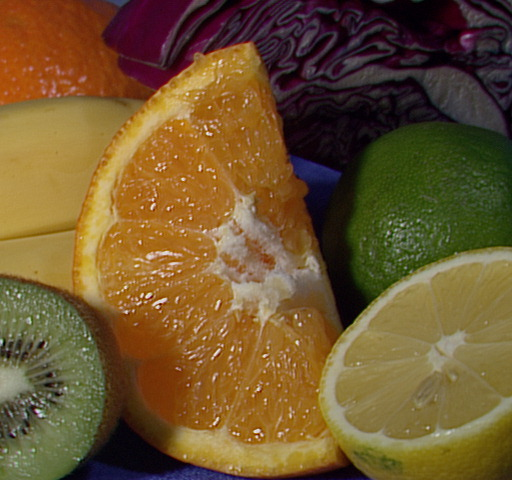
#> input picture assets/photos/fruits.jpg, 512 x 480 px, found by its file name
$ jupyter execute --allow-errors 10_retrieval.ipynb
#> lines starting #> are read from the running program, lines starting #| are printed output that depends on the picture
### course_utils.py
"""课程公共工具；算法步骤保留在各 Notebook 中。"""
from pathlib import Path
import os
import random
import numpy as np
import matplotlib.pyplot as plt
from matplotlib import font_manager

ROOT = Path(__file__).resolve().parent


def configure_plot_fonts():
    available = {f.name for f in font_manager.fontManager.ttflist}
    for font in ['Microsoft YaHei', 'SimHei', 'Noto Sans CJK SC', 'Noto Sans CJK HK',
                 'Noto Sans CJK JP', 'Noto Sans CJK TC', 'WenQuanYi Zen Hei']:
        if font in available:
            plt.rcParams['font.family'] = 'sans-serif'
            plt.rcParams['font.sans-serif'] = [font]
            return
    for font_path in [
        Path('/usr/share/fonts/opentype/noto/NotoSansCJK-Regular.ttc'),
        Path('/usr/share/fonts/truetype/noto/NotoSansCJK-Regular.ttc'),
        Path('/usr/share/fonts/truetype/wqy/wqy-zenhei.ttc'),
    ]:
        if font_path.is_file():
            font_manager.fontManager.addfont(str(font_path))
            font = font_manager.FontProperties(fname=str(font_path)).get_name()
            plt.rcParams['font.family'] = 'sans-serif'
            plt.rcParams['font.sans-serif'] = [font, 'DejaVu Sans']
            return
    plt.rcParams['font.family'] = 'sans-serif'
    plt.rcParams['font.sans-serif'] = ['DejaVu Sans']


configure_plot_fonts()


def setup(seed=42):
    random.seed(seed)
    np.random.seed(seed)
    import torch
    torch.manual_seed(seed)
    if torch.cuda.is_available():
        torch.cuda.manual_seed_all(seed)
    torch.set_num_threads(min(4, os.cpu_count() or 1))
    configure_plot_fonts()
    plt.rcParams['axes.unicode_minus'] = False
    plt.rcParams['figure.dpi'] = 105
    (ROOT / 'outputs').mkdir(exist_ok=True)
    return ROOT


# [41 lines left out: functions device, show_images, save_figure, not called in this run]

### notebooks/10_retrieval.ipynb
# 09 图像检索：图片怎样变成向量，再找到相似图片

学习目标：观察 RGB/HSV 数值，亲手提取向量、计算余弦相似度、返回 Top-K 并评价。
本课使用可复现的几何图像图库；另提供项目内真实照片的查询实验。不下载权重。
这是**颜色与空间外观特征基线**，不具备 CLIP 等模型的语义理解能力。

[cell 1]
from pathlib import Path
import sys, os
for folder in [Path.cwd(), *Path.cwd().parents]:
    if (folder / "course_utils.py").exists():
        sys.path.insert(0, str(folder))
        break
else:
    raise FileNotFoundError("请从完整项目的根目录或 notebooks 目录运行。")
from course_utils import setup, device, save_figure
#> (the rest of this cell did not finish here and is left out)

import numpy as np
import cv2
import matplotlib.pyplot as plt
from IPython import get_ipython
if get_ipython() is not None:
    get_ipython().run_line_magic("matplotlib", "inline")
import torch
from torch import nn
import torch.nn.functional as F
dev = device()
torch.set_num_threads(2)
print("计算设备:", dev)

## 原始水果输入：本课以橘子为检索例子

[cell 2]
from pathlib import Path
import cv2, matplotlib.pyplot as plt
ROOT = next(p for p in [Path.cwd(), *Path.cwd().parents] if (p / "course_utils.py").exists())
fruit_path = ROOT / "assets/photos/fruits.jpg"
fruit_bgr = cv2.imread(str(fruit_path)); assert fruit_bgr is not None, fruit_path
#> further down, fruit_bgr is the input picture: shape (480, 512, 3); mean B, G, R 46.2, 85.6, 110.8
fruit_rgb = cv2.cvtColor(fruit_bgr, cv2.COLOR_BGR2RGB)
#> `photo = cv2.resize(photo, (64, 64))`:
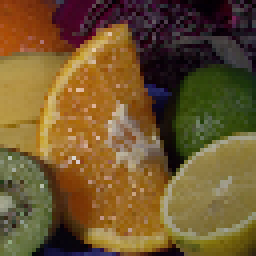
#> photo: shape (64, 64, 3) (shown 4 times larger); mean R, G, B 110.9, 85.8, 46.4
plt.figure(figsize=(8, 5)); plt.imshow(fruit_rgb); plt.title("原始水果图：后面单独裁出橘子区域并编码"); plt.axis("off"); plt.show()

## 1. 准备输入：图库与独立查询图片

圆、方形、三角形各用红绿蓝生成多张图，图库与查询使用不同随机种子，标签仅用于评估。

[cell 3]
def make_picture(shape, color, seed):
    rng = np.random.default_rng(seed)
    image = np.full((64, 64, 3), 235, np.uint8)
    center = (int(rng.integers(27, 37)), int(rng.integers(27, 37)))
    size = int(rng.integers(15, 22))
    if shape == 0:
        cv2.circle(image, center, size, color, -1)
    elif shape == 1:
        cv2.rectangle(image, (center[0]-size, center[1]-size), (center[0]+size, center[1]+size), color, -1)
    else:
        pts = np.array([[center[0], center[1]-size], [center[0]-size, center[1]+size], [center[0]+size, center[1]+size]])
        cv2.fillPoly(image, [pts], color)
    return image  # 此处颜色直接按 RGB 解释

colors = [(220, 40, 40), (40, 180, 40), (40, 70, 220)]
gallery, labels = [], []
#> (the rest of this cell did not finish here and is left out)

## 2. 编码：从像素到一个固定长度向量

先用饱和度分出彩色前景，再计算前景颜色直方图和紧致边界框内的二值轮廓图，拼接后做 L2 归一化。
颜色特征负责“颜色像不像”，轮廓特征保留“形状像不像”。前景提取依赖本课灰色背景的假设，不能直接用于任意真实场景。

数值怎么读：RGB 输入是 `[64,64,3]`，最后一维依次是红、绿、蓝；HSV 直方图有 `12×4=48` 项，轮廓缩略图有 `12×12=144` 项，拼成 192 维向量。36 张图库组成 `[36,192]` 矩阵，乘以 `[192]` 查询向量得到 36 个相似度。归一化后的特征值已不是原始像素值，不能按颜色强度解释。

[cell 4]
def encode(image):
    hsv = cv2.cvtColor(image, cv2.COLOR_RGB2HSV)
    mask = (hsv[..., 1] > 60).astype(np.uint8)
    if not mask.any():
        mask = np.ones(image.shape[:2], np.uint8)
    hist = cv2.calcHist([hsv], [0, 1], mask, [12, 4], [0, 180, 0, 256]).reshape(-1)
    hist = hist / (np.linalg.norm(hist)+1e-8)
    x, y, w, h = cv2.boundingRect(mask)
    spatial = cv2.resize(mask[y:y+h, x:x+w].astype(np.float32), (12, 12), interpolation=cv2.INTER_AREA).reshape(-1)
    spatial /= np.linalg.norm(spatial)+1e-8
    vector = np.concatenate([hist, spatial])
    return vector / (np.linalg.norm(vector)+1e-8)

#> (the rest of this cell did not finish here and is left out)

## 3. 检索：余弦相似度与排序

归一化后，$s(q,v)=q^Tv$。分数表示特征相似程度，不是“属于该类别的概率”。

#> (a cell that did not finish here is left out)

## 4. 评价：在九个独立查询上计算 Precision@K 与 Recall@K

相关图片定义为“形状和颜色都相同”；图库每组有 4 张。
Precision@K 衡量返回结果中相关结果的比例；Recall@K 衡量图库相关图片被找回的比例。

[cell 6]
precision, recall = [], []
#> (the rest of this cell did not finish here and is left out)

## 5. 真实照片实验：相似变换能否被检索回来

同一张照片的亮度、缩放和旋转版本与三种形状一起进入图库。观察外观特征对旋转的敏感性。
这不是严格的语义检索评测；要评价语义检索应使用独立标注的真实图库。

[cell 7]
photo_path = ROOT / "assets/photos/fruits.jpg"
#> (the rest of this cell did not finish here and is left out)

## 6. 学生练习与扩展

1. 修改特征权重、灰度缩略图大小，观察 Recall@4。
2. 把查询图变成灰度，解释为什么颜色特征失效。
3. 进阶：用 torchvision 预训练编码器替换 encode，保持检索与评价代码不变；下载权重前先确认网络和授权。

参考：[OpenCV 直方图计算](https://docs.opencv.org/4.x/d1/db7/tutorial_py_histogram_begins.html)、[FAISS 项目](https://github.com/facebookresearch/faiss)。本课的小图库使用精确矩阵乘法，不依赖 FAISS。

## 橘子区域的 192 维向量（颜色直方图 + 空间占用）

[cell 8]
# 课程照片中橘子切片的矩形区域；展示的是显式特征，不是深度网络 embedding。
h, w = fruit_rgb.shape[:2]
#> h = 480; w = 512
orange_crop = fruit_rgb[int(.05*h):int(.95*h), int(.08*w):int(.68*w)]
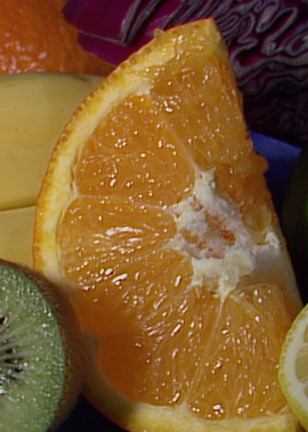
#> orange_crop: shape (432, 308, 3); mean R, G, B 128.2, 91.1, 46.2
#> (the rest of this cell did not finish here and is left out)

#> in encode, `hsv = cv2.cvtColor(image, cv2.COLOR_RGB2HSV)`: hsv: shape (432, 308, 3); mean H, S, V 38.7, 169.4, 129.3
print("橘子裁剪尺寸:", orange_crop.shape, "特征向量维数:", orange_vector.size)
print("向量前48维（12个色相桶×4个饱和度桶）:", np.round(orange_vector[:48], 3))
print("向量后144维（12×12空间占用）:", np.round(orange_vector[48:], 3))
fig, axs = plt.subplots(1, 3, figsize=(14, 4)); axs[0].imshow(fruit_rgb); axs[0].set_title("完整原图"); axs[1].imshow(orange_crop); axs[1].set_title("橘子 ROI"); axs[2].plot(orange_vector); axs[2].axvline(48, color="red", linestyle="--"); axs[2].set_title("192维：颜色48 + 空间144"); axs[2].set_xlabel("向量维度");
for ax in axs[:2]: ax.axis("off")
plt.tight_layout(); plt.show()

$ run again, with assets/photos/basketball1.png saved as assets/photos/fruits.jpg
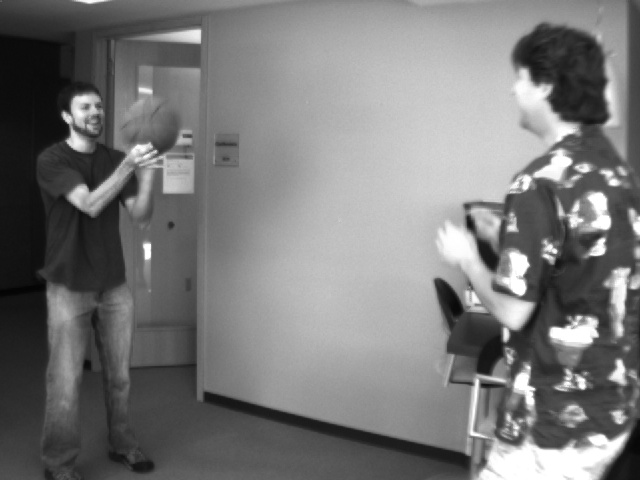
#> input picture assets/photos/basketball1.png, 640 x 480 px, found by its file name
#> fruit_bgr is the input picture: shape (480, 640, 3); min 3, max 255, mean 120.3
#> `photo = cv2.resize(photo, (64, 64))`:
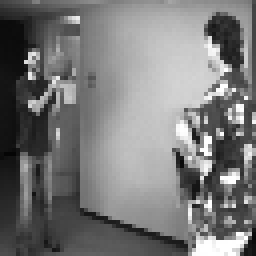
#> photo: shape (64, 64, 3) (shown 4 times larger); min 5, max 255, mean 120.3
#> `orange_crop = fruit_rgb[int(.05*h):int(.95*h), int(.08*w):int(.68*w)]`:
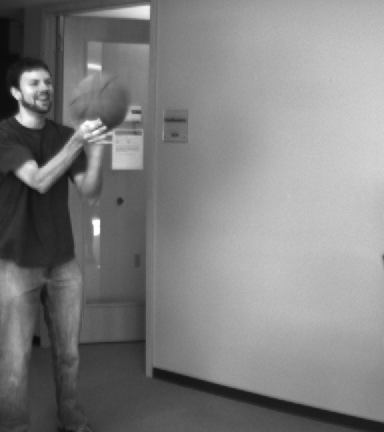
#> orange_crop: shape (432, 384, 3); min 9, max 255, mean 128.4
#> hsv: shape (432, 384, 3); mean H, S, V 0, 0, 128.4

$ run again, with assets/photos/chicky.png saved as assets/photos/fruits.jpg
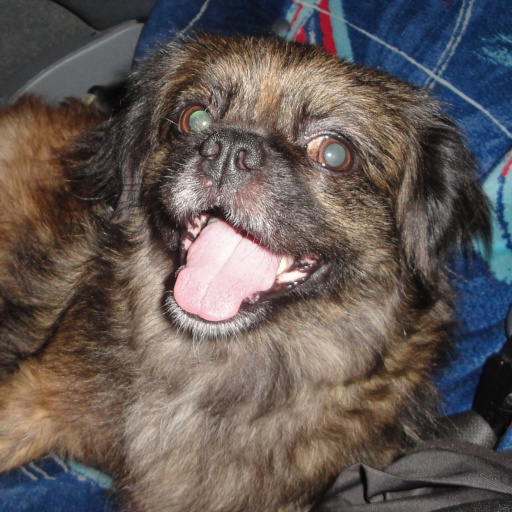
#> input picture assets/photos/chicky.png, 512 x 512 px, found by its file name
#> fruit_bgr is the input picture: shape (512, 512, 3); mean B, G, R 85.7, 89.1, 98.5
#> `photo = cv2.resize(photo, (64, 64))`:
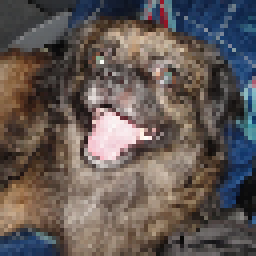
#> photo: shape (64, 64, 3) (shown 4 times larger); mean R, G, B 98.4, 89.2, 85.8
#> `orange_crop = fruit_rgb[int(.05*h):int(.95*h), int(.08*w):int(.68*w)]`:
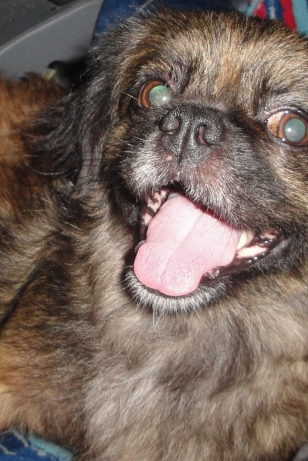
#> orange_crop: shape (461, 308, 3); mean R, G, B 119.5, 103.3, 94.2
#> hsv: shape (461, 308, 3); mean H, S, V 30.5, 65.4, 120.8
